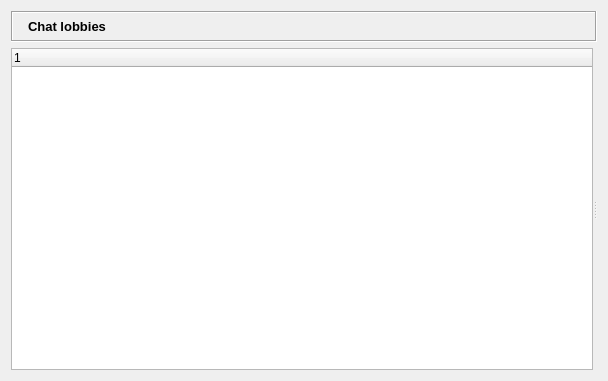
<?xml version="1.0" encoding="UTF-8"?>
<ui version="4.0">
 <class>ChatLobbyWidget</class>
 <widget class="QWidget" name="ChatLobbyWidget">
  <property name="geometry">
   <rect>
    <x>0</x>
    <y>0</y>
    <width>608</width>
    <height>381</height>
   </rect>
  </property>
  <layout class="QVBoxLayout" name="verticalLayout">
   <item>
    <widget class="QFrame" name="titleBarFrame">
     <property name="sizePolicy">
      <sizepolicy hsizetype="Preferred" vsizetype="Maximum">
       <horstretch>0</horstretch>
       <verstretch>0</verstretch>
      </sizepolicy>
     </property>
     <property name="frameShape">
      <enum>QFrame::Box</enum>
     </property>
     <property name="frameShadow">
      <enum>QFrame::Sunken</enum>
     </property>
     <layout class="QHBoxLayout" name="horizontalLayout">
      <property name="margin">
       <number>2</number>
      </property>
      <item>
       <widget class="QLabel" name="titleBarPixmap">
        <property name="text">
         <string/>
        </property>
        <property name="pixmap">
         <pixmap resource="images.qrc">:/images/user/agt_forum24.png</pixmap>
        </property>
       </widget>
      </item>
      <item>
       <widget class="QLabel" name="titleBarLabel">
        <property name="font">
         <font>
          <pointsize>10</pointsize>
          <weight>75</weight>
          <bold>true</bold>
         </font>
        </property>
        <property name="text">
         <string>Chat lobbies</string>
        </property>
       </widget>
      </item>
      <item>
       <spacer>
        <property name="orientation">
         <enum>Qt::Horizontal</enum>
        </property>
        <property name="sizeHint" stdset="0">
         <size>
          <width>123</width>
          <height>13</height>
         </size>
        </property>
       </spacer>
      </item>
      <item>
       <widget class="QToolButton" name="newlobbytoolButton">
        <property name="focusPolicy">
         <enum>Qt::NoFocus</enum>
        </property>
        <property name="toolTip">
         <string>Create new chat lobby</string>
        </property>
        <property name="icon">
         <iconset resource="images.qrc">
          <normaloff>:/images/edit_add24.png</normaloff>:/images/edit_add24.png</iconset>
        </property>
        <property name="iconSize">
         <size>
          <width>24</width>
          <height>16</height>
         </size>
        </property>
        <property name="autoRaise">
         <bool>true</bool>
        </property>
       </widget>
      </item>
     </layout>
    </widget>
   </item>
   <item>
    <widget class="QSplitter" name="splitter">
     <property name="orientation">
      <enum>Qt::Horizontal</enum>
     </property>
     <widget class="QTreeWidget" name="lobbyTreeWidget">
      <column>
       <property name="text">
        <string notr="true">1</string>
       </property>
      </column>
     </widget>
     <widget class="QStackedWidget" name="stackedWidget">
      <property name="sizePolicy">
       <sizepolicy hsizetype="MinimumExpanding" vsizetype="MinimumExpanding">
        <horstretch>0</horstretch>
        <verstretch>0</verstretch>
       </sizepolicy>
      </property>
      <property name="currentIndex">
       <number>0</number>
      </property>
      <widget class="QWidget" name="page"/>
     </widget>
    </widget>
   </item>
  </layout>
 </widget>
 <resources>
  <include location="images.qrc"/>
 </resources>
 <connections/>
</ui>
